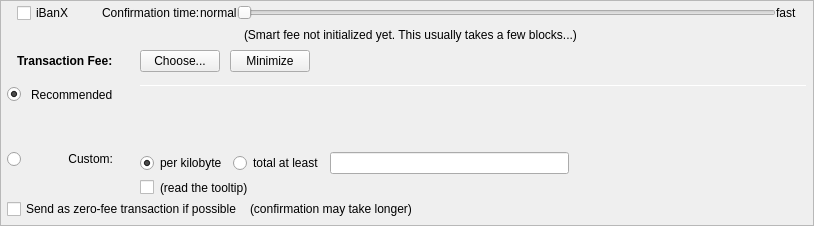
         <widget class="QFrame" name="frameFee">
          <property name="sizePolicy">
           <sizepolicy hsizetype="Expanding" vsizetype="Expanding">
            <horstretch>0</horstretch>
            <verstretch>0</verstretch>
           </sizepolicy>
          </property>
          <property name="maximumSize">
           <size>
            <width>16777215</width>
            <height>16777215</height>
           </size>
          </property>
          <property name="frameShape">
           <enum>QFrame::StyledPanel</enum>
          </property>
          <property name="frameShadow">
           <enum>QFrame::Sunken</enum>
          </property>
          <layout class="QVBoxLayout" name="verticalLayoutFee1">
           <property name="spacing">
            <number>0</number>
           </property>
           <property name="leftMargin">
            <number>0</number>
           </property>
           <property name="topMargin">
            <number>0</number>
           </property>
           <property name="rightMargin">
            <number>0</number>
           </property>
           <property name="bottomMargin">
            <number>0</number>
           </property>
           <item>
            <layout class="QVBoxLayout" name="verticalLayoutFee2" stretch="0,0,0,0">
             <property name="spacing">
              <number>0</number>
             </property>
             <property name="leftMargin">
              <number>6</number>
             </property>
             <property name="topMargin">
              <number>0</number>
             </property>
             <property name="rightMargin">
              <number>6</number>
             </property>
             <item>
              <layout class="QVBoxLayout" name="verticalLayout_feeConf">
               <property name="spacing">
                <number>0</number>
               </property>
               <property name="leftMargin">
                <number>10</number>
               </property>
               <property name="rightMargin">
                <number>10</number>
               </property>
               <property name="bottomMargin">
                <number>5</number>
               </property>
               <item>
                <layout class="QHBoxLayout" name="horizontalLayoutFee9">
                 <item>
                  <widget class="QCheckBox" name="checkiBanTX">
                   <property name="enabled">
                    <bool>true</bool>
                   </property>
                   <property name="minimumSize">
                    <size>
                     <width>85</width>
                     <height>0</height>
                    </size>
                   </property>
                   <property name="toolTip">
                    <string>iBanX technology allows for near instant transactions - A flat fee of 0.01 SBE applies</string>
                   </property>
                   <property name="text">
                    <string>iBanX</string>
                   </property>
                  </widget>
                 </item>
                 <item>
                  <widget class="QLabel" name="labelSmartFee3">
                   <property name="text">
                    <string>Confirmation time:</string>
                   </property>
                   <property name="margin">
                    <number>2</number>
                   </property>
                  </widget>
                 </item>
                 <item>
                  <widget class="QLabel" name="labelSmartFeeNormal">
                   <property name="text">
                    <string>normal</string>
                   </property>
                   <property name="margin">
                    <number>8</number>
                   </property>
                  </widget>
                 </item>
                 <item>
                  <widget class="QSlider" name="sliderSmartFee">
                   <property name="minimumSize">
                    <size>
                     <width>0</width>
                     <height>24</height>
                    </size>
                   </property>
                   <property name="minimum">
                    <number>0</number>
                   </property>
                   <property name="maximum">
                    <number>24</number>
                   </property>
                   <property name="pageStep">
                    <number>1</number>
                   </property>
                   <property name="value">
                    <number>0</number>
                   </property>
                   <property name="orientation">
                    <enum>Qt::Horizontal</enum>
                   </property>
                   <property name="invertedAppearance">
                    <bool>false</bool>
                   </property>
                   <property name="invertedControls">
                    <bool>false</bool>
                   </property>
                   <property name="tickPosition">
                    <enum>QSlider::NoTicks</enum>
                   </property>
                  </widget>
                 </item>
                 <item>
                  <widget class="QLabel" name="labelSmartFeeFast">
                   <property name="text">
                    <string>fast</string>
                   </property>
                   <property name="margin">
                    <number>8</number>
                   </property>
                  </widget>
                 </item>
                </layout>
               </item>
               <item>
                <layout class="QHBoxLayout" name="horizontalLayout_recommended_texts">
                 <property name="spacing">
                  <number>0</number>
                 </property>
                 <item>
                  <spacer name="horizontalSpacer_8">
                   <property name="orientation">
                    <enum>Qt::Horizontal</enum>
                   </property>
                   <property name="sizeHint" stdset="0">
                    <size>
                     <width>40</width>
                     <height>20</height>
                    </size>
                   </property>
                  </spacer>
                 </item>
                 <item>
                  <widget class="QLabel" name="labelFeeEstimation">
                   <property name="text">
                    <string/>
                   </property>
                   <property name="margin">
                    <number>2</number>
                   </property>
                  </widget>
                 </item>
                 <item>
                  <widget class="QLabel" name="labelSmartFee2">
                   <property name="text">
                    <string>(Smart fee not initialized yet. This usually takes a few blocks...)</string>
                   </property>
                   <property name="alignment">
                    <set>Qt::AlignLeading|Qt::AlignLeft|Qt::AlignVCenter</set>
                   </property>
                   <property name="wordWrap">
                    <bool>false</bool>
                   </property>
                   <property name="margin">
                    <number>2</number>
                   </property>
                   <property name="indent">
                    <number>-1</number>
                   </property>
                  </widget>
                 </item>
                 <item>
                  <spacer name="horizontalSpacer_3">
                   <property name="orientation">
                    <enum>Qt::Horizontal</enum>
                   </property>
                   <property name="sizeHint" stdset="0">
                    <size>
                     <width>40</width>
                     <height>20</height>
                    </size>
                   </property>
                  </spacer>
                 </item>
                </layout>
               </item>
              </layout>
             </item>
             <item>
              <layout class="QHBoxLayout" name="horizontalLayoutFee1">
               <property name="leftMargin">
                <number>10</number>
               </property>
               <property name="rightMargin">
                <number>10</number>
               </property>
               <property name="bottomMargin">
                <number>0</number>
               </property>
               <item>
                <layout class="QVBoxLayout" name="verticalLayoutFee7">
                 <property name="spacing">
                  <number>0</number>
                 </property>
                 <item>
                  <layout class="QHBoxLayout" name="horizontalLayoutSmartFee">
                   <property name="spacing">
                    <number>10</number>
                   </property>
                   <item>
                    <widget class="QLabel" name="labelFeeHeadline">
                     <property name="sizePolicy">
                      <sizepolicy hsizetype="Preferred" vsizetype="Maximum">
                       <horstretch>0</horstretch>
                       <verstretch>0</verstretch>
                      </sizepolicy>
                     </property>
                     <property name="font">
                      <font>
                       <weight>75</weight>
                       <bold>true</bold>
                      </font>
                     </property>
                     <property name="styleSheet">
                      <string notr="true">font-weight:bold;</string>
                     </property>
                     <property name="text">
                      <string>Transaction Fee:</string>
                     </property>
                    </widget>
                   </item>
                   <item>
                    <widget class="QLabel" name="labelFeeMinimized">
                     <property name="text">
                      <string/>
                     </property>
                    </widget>
                   </item>
                   <item>
                    <widget class="QPushButton" name="buttonChooseFee">
                     <property name="text">
                      <string>Choose...</string>
                     </property>
                    </widget>
                   </item>
                   <item>
                    <widget class="QPushButton" name="buttonMinimizeFee">
                     <property name="toolTip">
                      <string>collapse fee-settings</string>
                     </property>
                     <property name="text">
                      <string>Minimize</string>
                     </property>
                    </widget>
                   </item>
                  </layout>
                 </item>
                 <item>
                  <spacer name="verticalSpacer_5">
                   <property name="orientation">
                    <enum>Qt::Vertical</enum>
                   </property>
                   <property name="sizeHint" stdset="0">
                    <size>
                     <width>1</width>
                     <height>1</height>
                    </size>
                   </property>
                  </spacer>
                 </item>
                </layout>
               </item>
               <item>
                <spacer name="horizontalSpacer_4">
                 <property name="orientation">
                  <enum>Qt::Horizontal</enum>
                 </property>
                 <property name="sizeHint" stdset="0">
                  <size>
                   <width>40</width>
                   <height>20</height>
                  </size>
                 </property>
                </spacer>
               </item>
              </layout>
             </item>
             <item>
              <widget class="QFrame" name="frameFeeSelection">
               <layout class="QVBoxLayout" name="verticalLayoutFee12">
                <property name="spacing">
                 <number>0</number>
                </property>
                <property name="leftMargin">
                 <number>0</number>
                </property>
                <property name="topMargin">
                 <number>0</number>
                </property>
                <property name="rightMargin">
                 <number>0</number>
                </property>
                <property name="bottomMargin">
                 <number>0</number>
                </property>
                <item>
                 <layout class="QGridLayout" name="gridLayoutFee">
                  <property name="topMargin">
                   <number>10</number>
                  </property>
                  <property name="bottomMargin">
                   <number>4</number>
                  </property>
                  <property name="horizontalSpacing">
                   <number>10</number>
                  </property>
                  <property name="verticalSpacing">
                   <number>4</number>
                  </property>
                  <item row="2" column="0">
                   <layout class="QVBoxLayout" name="verticalLayoutFee4" stretch="0">
                    <item>
                     <spacer name="verticalSpacer_2">
                      <property name="orientation">
                       <enum>Qt::Vertical</enum>
                      </property>
                      <property name="sizeHint" stdset="0">
                       <size>
                        <width>1</width>
                        <height>1</height>
                       </size>
                      </property>
                     </spacer>
                    </item>
                   </layout>
                  </item>
                  <item row="3" column="0">
                   <layout class="QVBoxLayout" name="verticalLayoutFee9" stretch="0,1">
                    <item>
                     <widget class="QRadioButton" name="radioCustomFee">
                      <property name="text">
                       <string/>
                      </property>
                      <attribute name="buttonGroup">
                       <string notr="true">groupFee</string>
                      </attribute>
                     </widget>
                    </item>
                    <item>
                     <spacer name="verticalSpacer_6">
                      <property name="orientation">
                       <enum>Qt::Vertical</enum>
                      </property>
                      <property name="sizeHint" stdset="0">
                       <size>
                        <width>1</width>
                        <height>1</height>
                       </size>
                      </property>
                     </spacer>
                    </item>
                   </layout>
                  </item>
                  <item row="3" column="1">
                   <widget class="QLabel" name="labelCustomFee">
                    <property name="text">
                     <string>Custom:</string>
                    </property>
                    <property name="alignment">
                     <set>Qt::AlignRight|Qt::AlignTop|Qt::AlignTrailing</set>
                    </property>
                   </widget>
                  </item>
                  <item row="3" column="4">
                   <layout class="QVBoxLayout" name="verticalLayoutFee8">
                    <property name="spacing">
                     <number>6</number>
                    </property>
                    <item>
                     <layout class="QHBoxLayout" name="horizontalLayoutFee13">
                      <item>
                       <widget class="QRadioButton" name="radioCustomPerKilobyte">
                        <property name="toolTip">
                         <string>If the custom fee is set to 1000 uSBEs and the transaction is only 250 bytes, then &quot;per kilobyte&quot; only pays 250 uSBEs in fee,&lt;br /&gt;while &quot;at least&quot; pays 1000 uSBEs. For transactions bigger than a kilobyte both pay by kilobyte.</string>
                        </property>
                        <property name="text">
                         <string>per kilobyte</string>
                        </property>
                        <property name="checked">
                         <bool>true</bool>
                        </property>
                        <attribute name="buttonGroup">
                         <string notr="true">groupCustomFee</string>
                        </attribute>
                       </widget>
                      </item>
                      <item>
                       <widget class="QRadioButton" name="radioCustomAtLeast">
                        <property name="toolTip">
                         <string>If the custom fee is set to 1000 uSBEs and the transaction is only 250 bytes, then &quot;per kilobyte&quot; only pays 250 uSBEs in fee,&lt;br /&gt;while &quot;total at least&quot; pays 1000 uSBEs. For transactions bigger than a kilobyte both pay by kilobyte.</string>
                        </property>
                        <property name="text">
                         <string>total at least</string>
                        </property>
                        <attribute name="buttonGroup">
                         <string notr="true">groupCustomFee</string>
                        </attribute>
                       </widget>
                      </item>
                      <item>
                       <widget class="BitcoinAmountField" name="customFee"/>
                      </item>
                      <item>
                       <spacer name="horizontalSpacer_6">
                        <property name="orientation">
                         <enum>Qt::Horizontal</enum>
                        </property>
                        <property name="sizeHint" stdset="0">
                         <size>
                          <width>1</width>
                          <height>1</height>
                         </size>
                        </property>
                       </spacer>
                      </item>
                     </layout>
                    </item>
                    <item>
                     <layout class="QHBoxLayout" name="horizontalLayoutFee8">
                      <item>
                       <widget class="QCheckBox" name="checkBoxMinimumFee">
                        <property name="toolTip">
                         <string>Paying only the minimum fee is just fine as long as there is less transaction volume than space in the blocks.&lt;br /&gt;But be aware that this can end up in a never confirming transaction once there is more demand for Sombe transactions than the network can process.</string>
                        </property>
                        <property name="text">
                         <string/>
                        </property>
                       </widget>
                      </item>
                      <item>
                       <widget class="QLabel" name="labelMinFeeWarning">
                        <property name="enabled">
                         <bool>true</bool>
                        </property>
                        <property name="toolTip">
                         <string>Paying only the minimum fee is just fine as long as there is less transaction volume than space in the blocks.&lt;br /&gt;But be aware that this can end up in a never confirming transaction once there is more demand for Sombe transactions than the network can process.</string>
                        </property>
                        <property name="text">
                         <string>(read the tooltip)</string>
                        </property>
                        <property name="margin">
                         <number>5</number>
                        </property>
                       </widget>
                      </item>
                      <item>
                       <spacer name="horizontalSpacer_2">
                        <property name="orientation">
                         <enum>Qt::Horizontal</enum>
                        </property>
                        <property name="sizeHint" stdset="0">
                         <size>
                          <width>1</width>
                          <height>1</height>
                         </size>
                        </property>
                       </spacer>
                      </item>
                     </layout>
                    </item>
                   </layout>
                  </item>
                  <item row="1" column="1">
                   <widget class="QLabel" name="labelSmartFee_2">
                    <property name="text">
                     <string>Recommended</string>
                    </property>
                   </widget>
                  </item>
                  <item row="1" column="2">
                   <widget class="QLabel" name="labelSmartFee">
                    <property name="text">
                     <string/>
                    </property>
                    <property name="margin">
                     <number>2</number>
                    </property>
                   </widget>
                  </item>
                  <item row="1" column="0">
                   <widget class="QRadioButton" name="radioSmartFee">
                    <property name="text">
                     <string/>
                    </property>
                    <property name="checked">
                     <bool>true</bool>
                    </property>
                    <attribute name="buttonGroup">
                     <string notr="true">groupFee</string>
                    </attribute>
                   </widget>
                  </item>
                  <item row="0" column="4" rowspan="3">
                   <layout class="QVBoxLayout" name="verticalLayoutFee3" stretch="0,0,0,0">
                    <property name="spacing">
                     <number>6</number>
                    </property>
                    <property name="topMargin">
                     <number>2</number>
                    </property>
                    <property name="bottomMargin">
                     <number>20</number>
                    </property>
                    <item>
                     <widget class="Line" name="line_2">
                      <property name="minimumSize">
                       <size>
                        <width>0</width>
                        <height>1</height>
                       </size>
                      </property>
                      <property name="maximumSize">
                       <size>
                        <width>16777215</width>
                        <height>1</height>
                       </size>
                      </property>
                      <property name="orientation">
                       <enum>Qt::Horizontal</enum>
                      </property>
                     </widget>
                    </item>
                    <item>
                     <layout class="QHBoxLayout" name="horizontalLayoutFee12">
                      <item>
                       <spacer name="horizontalSpacer_5">
                        <property name="orientation">
                         <enum>Qt::Horizontal</enum>
                        </property>
                        <property name="sizeHint" stdset="0">
                         <size>
                          <width>1</width>
                          <height>1</height>
                         </size>
                        </property>
                       </spacer>
                      </item>
                     </layout>
                    </item>
                    <item>
                     <spacer name="verticalSpacer_4">
                      <property name="orientation">
                       <enum>Qt::Vertical</enum>
                      </property>
                      <property name="sizeHint" stdset="0">
                       <size>
                        <width>1</width>
                        <height>1</height>
                       </size>
                      </property>
                     </spacer>
                    </item>
                    <item>
                     <spacer name="verticalSpacer_3">
                      <property name="orientation">
                       <enum>Qt::Vertical</enum>
                      </property>
                      <property name="sizeHint" stdset="0">
                       <size>
                        <width>20</width>
                        <height>40</height>
                       </size>
                      </property>
                     </spacer>
                    </item>
                   </layout>
                  </item>
                 </layout>
                </item>
                <item>
                 <layout class="QHBoxLayout" name="horizontalLayoutFee5" stretch="0,0,0">
                  <property name="spacing">
                   <number>8</number>
                  </property>
                  <property name="bottomMargin">
                   <number>4</number>
                  </property>
                  <item>
                   <widget class="QCheckBox" name="checkBoxFreeTx">
                    <property name="text">
                     <string>Send as zero-fee transaction if possible</string>
                    </property>
                   </widget>
                  </item>
                  <item>
                   <widget class="QLabel" name="labelFreeTx">
                    <property name="text">
                     <string>(confirmation may take longer)</string>
                    </property>
                    <property name="margin">
                     <number>5</number>
                    </property>
                   </widget>
                  </item>
                  <item>
                   <spacer name="horizontalSpacerFee5">
                    <property name="orientation">
                     <enum>Qt::Horizontal</enum>
                    </property>
                    <property name="sizeHint" stdset="0">
                     <size>
                      <width>1</width>
                      <height>1</height>
                     </size>
                    </property>
                   </spacer>
                  </item>
                 </layout>
                </item>
                <item>
                 <spacer name="verticalSpacerFee2">
                  <property name="orientation">
                   <enum>Qt::Vertical</enum>
                  </property>
                  <property name="sizeHint" stdset="0">
                   <size>
                    <width>1</width>
                    <height>1</height>
                   </size>
                  </property>
                 </spacer>
                </item>
               </layout>
              </widget>
             </item>
             <item>
              <spacer name="verticalSpacerFee">
               <property name="orientation">
                <enum>Qt::Vertical</enum>
               </property>
               <property name="sizeHint" stdset="0">
                <size>
                 <width>800</width>
                 <height>1</height>
                </size>
               </property>
              </spacer>
             </item>
            </layout>
           </item>
          </layout>
         </widget>
